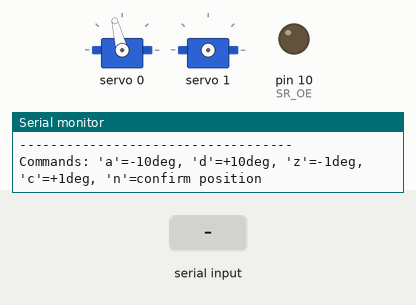
Recording of a sketch running on a simulated Arduino Uno, built with avr-gcc and run on an emulated ATmega328P. On the bench: 2 × servo, output pins drawn as LEDs (lit = HIGH), the last lines printed to the serial monitor. Inputs (shaded band) come from the test bench.

Above: at 2.2 s.
2.3 s: "n" received over Serial
At 5.0 s:
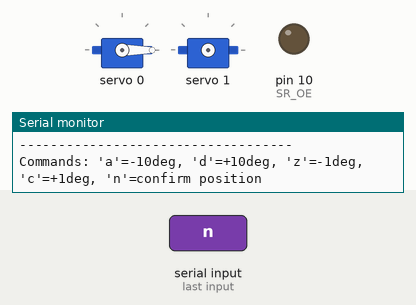
5.3 s: "n" received over Serial
At 7.3 s:
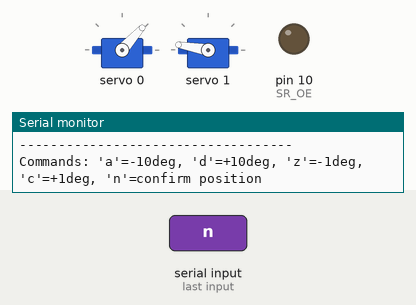
7.6 s: "n" received over Serial
At 10.4 s:
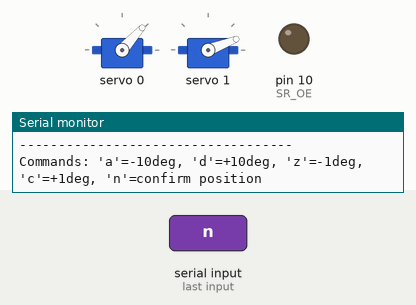
10.6 s: "a" received over Serial
At 11.9 s:
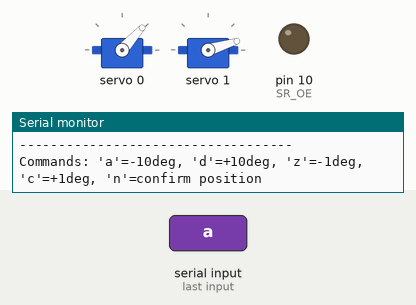
Timing chart, 0 to 13.1 s (numbered marks = the images above; inputs shaded):
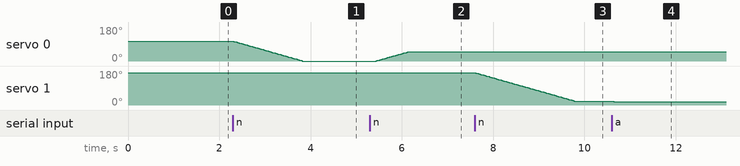

The sketch:

wall-e_calibration.ino
```cpp
// (licence header left out)
#include <Wire.h>
#include <Adafruit_PWMServoDriver.h>


// Define the pin-mapping
// -- -- -- -- -- -- -- -- -- -- -- -- -- --
#define SR_OE 10           // Servo shield output enable pin


// Define other constants
// -- -- -- -- -- -- -- -- -- -- -- -- -- --
#define SERVOS 7           // Number of servo motors


// Instantiate objects
// -- -- -- -- -- -- -- -- -- -- -- -- -- --
// Servo shield controller class
Adafruit_PWMServoDriver pwm = Adafruit_PWMServoDriver();


// Servo Positions:  Low,High
int preset[][2] =  {{398, 112},  // head rotation
                    {565, 188},	 // neck top
                    {200, 400},	 // neck bottom
                    {475, 230},	 // eye right
                    {270, 440},	 // eye left
                    {350, 185},	 // arm left
                    {188, 360}}; // arm right

// Rest position
float restpos[7] = {50, 50, 40, 0, 0, 100, 100};

// Messages
String messages1[7] = {"Head Rotation - ","Neck Top Joint - ","Neck Bottom Joint - ","Eye Right - ","Eye Left - ","Arm Left - ","Arm Right - "};
String messages2[][2] = {{"LOW (head facing left)", "HIGH (head facing right)"},
                        {"LOW (head looking up)", "HIGH (head looking down)"},
                        {"LOW (head looking down)", "HIGH (head looking up)"},
                        {"LOW (eye rotated down)", "HIGH (eye rotated up)"},
                        {"LOW (eye rotated down)", "HIGH (eye rotated up)"},
                        {"LOW (arm rotated down)", "HIGH (arm rotated up)"},
                        {"LOW (arm rotated down)", "HIGH (arm rotated up)"}};

// Runtime Variables
int currentServo = 0;
int currentPosition = -1;
int position = preset[0][0] - 1;


// ------------------------------------------------------------------
/// INITIAL SETUP
// ------------------------------------------------------------------
void setup() {

	// Output Enable (EO) pin for the servo motors
	pinMode(SR_OE, OUTPUT);
	digitalWrite(SR_OE, HIGH);

	// Communicate with servo shield (Analog servos run at ~60Hz)
	pwm.begin();
	pwm.setPWMFreq(60);

	// Turn off servo outputs
	for (int i = 0; i < SERVOS; i++) pwm.setPin(i, 0);

	// Initialize serial communication for debugging
	Serial.begin(115200);
	while(!Serial);

	Serial.println(F("////////// Starting Wall-E Calibration Program //////////"));

	digitalWrite(SR_OE, LOW);
	softStart();
	moveToNextPosition();
}


// -------------------------------------------------------------------
/// MOVE TO NEXT POSITION OR SERVO
// -------------------------------------------------------------------
void moveToNextPosition() {

	if (currentPosition != -1) {
		// Save the current position
		preset[currentServo][currentPosition] = position;
		Serial.print(F("[Confirmed Position: ")); Serial.print(position); Serial.println("]\n");
	}

	// Move on to the next position
	if (currentPosition < 1) {
		currentPosition++;

	// Else move servo to middle position and go to the next servo
	} else {
		changeServoPosition(int(restpos[currentServo] / 100.0 * (preset[currentServo][1] - preset[currentServo][0]) + preset[currentServo][0]));
		pwm.setPin(currentServo, 0);
		currentServo++;
		currentPosition = 0;
		position = preset[currentServo][currentPosition] - 1;

		// If all servos are calibrated, output the results
		if (currentServo == SERVOS) {
			digitalWrite(SR_OE, HIGH);
			outputResults();
		}

		// Soft start the servo to prevent sudden jumps
		softStart();
	}

	// Output message to serial monitor
	Serial.print(messages1[currentServo]);
	Serial.println(messages2[currentServo][currentPosition]);
	Serial.println(F("-----------------------------------"));
	Serial.println(F("Commands: 'a'=-10deg, 'd'=+10deg, 'z'=-1deg, 'c'=+1deg, 'n'=confirm position"));

	// Move the current servo to the proper position
	changeServoPosition(preset[currentServo][currentPosition]);
}


// -------------------------------------------------------------------
/// CHANGE SERVO POSITION
// -------------------------------------------------------------------
void changeServoPosition(int newPosition) {
	while (position != newPosition) {
		if (position < newPosition) position++;
		else position--;
		pwm.setPWM(currentServo, 0, position);
		delay(5);
	}
}


// -------------------------------------------------------------------
/// SOFT START - Try and start up servo gently
// -------------------------------------------------------------------
void softStart() {
	unsigned long endTime = millis() + 1000;
	while (endTime > millis()) {
		pwm.setPWM(currentServo, 0, position);
		delay(10);
		pwm.setPin(currentServo, 0);
		delay(50);
	}
	pwm.setPWM(currentServo, 0, position);
}


// -------------------------------------------------------------------
/// OUTPUT THE RESULTS
// -------------------------------------------------------------------
void outputResults() {
	Serial.println("Calibrated values - please copy and paste these into the 'wall-e.ino' sketch:\n");
	Serial.print("int preset[][2] =  {{"); Serial.print(preset[0][0]); Serial.print(","); Serial.print(preset[0][1]); Serial.println("},  // head rotation");
	Serial.print("                    {"); Serial.print(preset[1][0]); Serial.print(","); Serial.print(preset[1][1]); Serial.println("},  // neck top");
	Serial.print("                    {"); Serial.print(preset[2][0]); Serial.print(","); Serial.print(preset[2][1]); Serial.println("},  // neck bottom");
	Serial.print("                    {"); Serial.print(preset[3][0]); Serial.print(","); Serial.print(preset[3][1]); Serial.println("},  // eye right");
	Serial.print("                    {"); Serial.print(preset[4][0]); Serial.print(","); Serial.print(preset[4][1]); Serial.println("},  // eye left");
	Serial.print("                    {"); Serial.print(preset[5][0]); Serial.print(","); Serial.print(preset[5][1]); Serial.println("},  // arm left");
	Serial.print("                    {"); Serial.print(preset[6][0]); Serial.print(","); Serial.print(preset[6][1]); Serial.println("}}; // arm right");

	// Stop the program
	while(1){}
}


// -------------------------------------------------------------------
/// READ INPUT FROM SERIAL
// -------------------------------------------------------------------
void readSerial() {
	// Read incoming byte
	char inchar = Serial.read();

	// Move on to next position or servo
	if (inchar == 'n') {
		moveToNextPosition();

	// Decrease servo position by 10 degrees
	} else if (inchar == 'a') {
		changeServoPosition(position - 10);

	// Increase servo position by 10 degrees
	} else if (inchar == 'd') {
		changeServoPosition(position + 10);

	// Decrease servo position by 1 degree
	} else if (inchar == 'z') {
		changeServoPosition(position - 1);

	// Increase servo position by 1 degree
	} else if (inchar == 'c') {
		changeServoPosition(position + 1);
	}
}


// -------------------------------------------------------------------
/// MAIN PROGRAM LOOP
// -------------------------------------------------------------------
void loop() {
	// Read any new serial messages
	// -- -- -- -- -- -- -- -- -- -- -- -- -- --
	if (Serial.available() > 0){
		readSerial();
	}
}
```

Measured:
- after the input at 2.3 s, servo 0: moves from 104° to 0° over 1.5 s, starting at once
- after the input at 5.3 s, servo 0: moves from 0° to 48° over 0.69 s, starting after 0.13 s
- after the input at 7.6 s, servo 1: moves from 170° to 21° over 2.2 s, starting at once
- after the input at 10.6 s, servo 1: 21° → 17° at once
